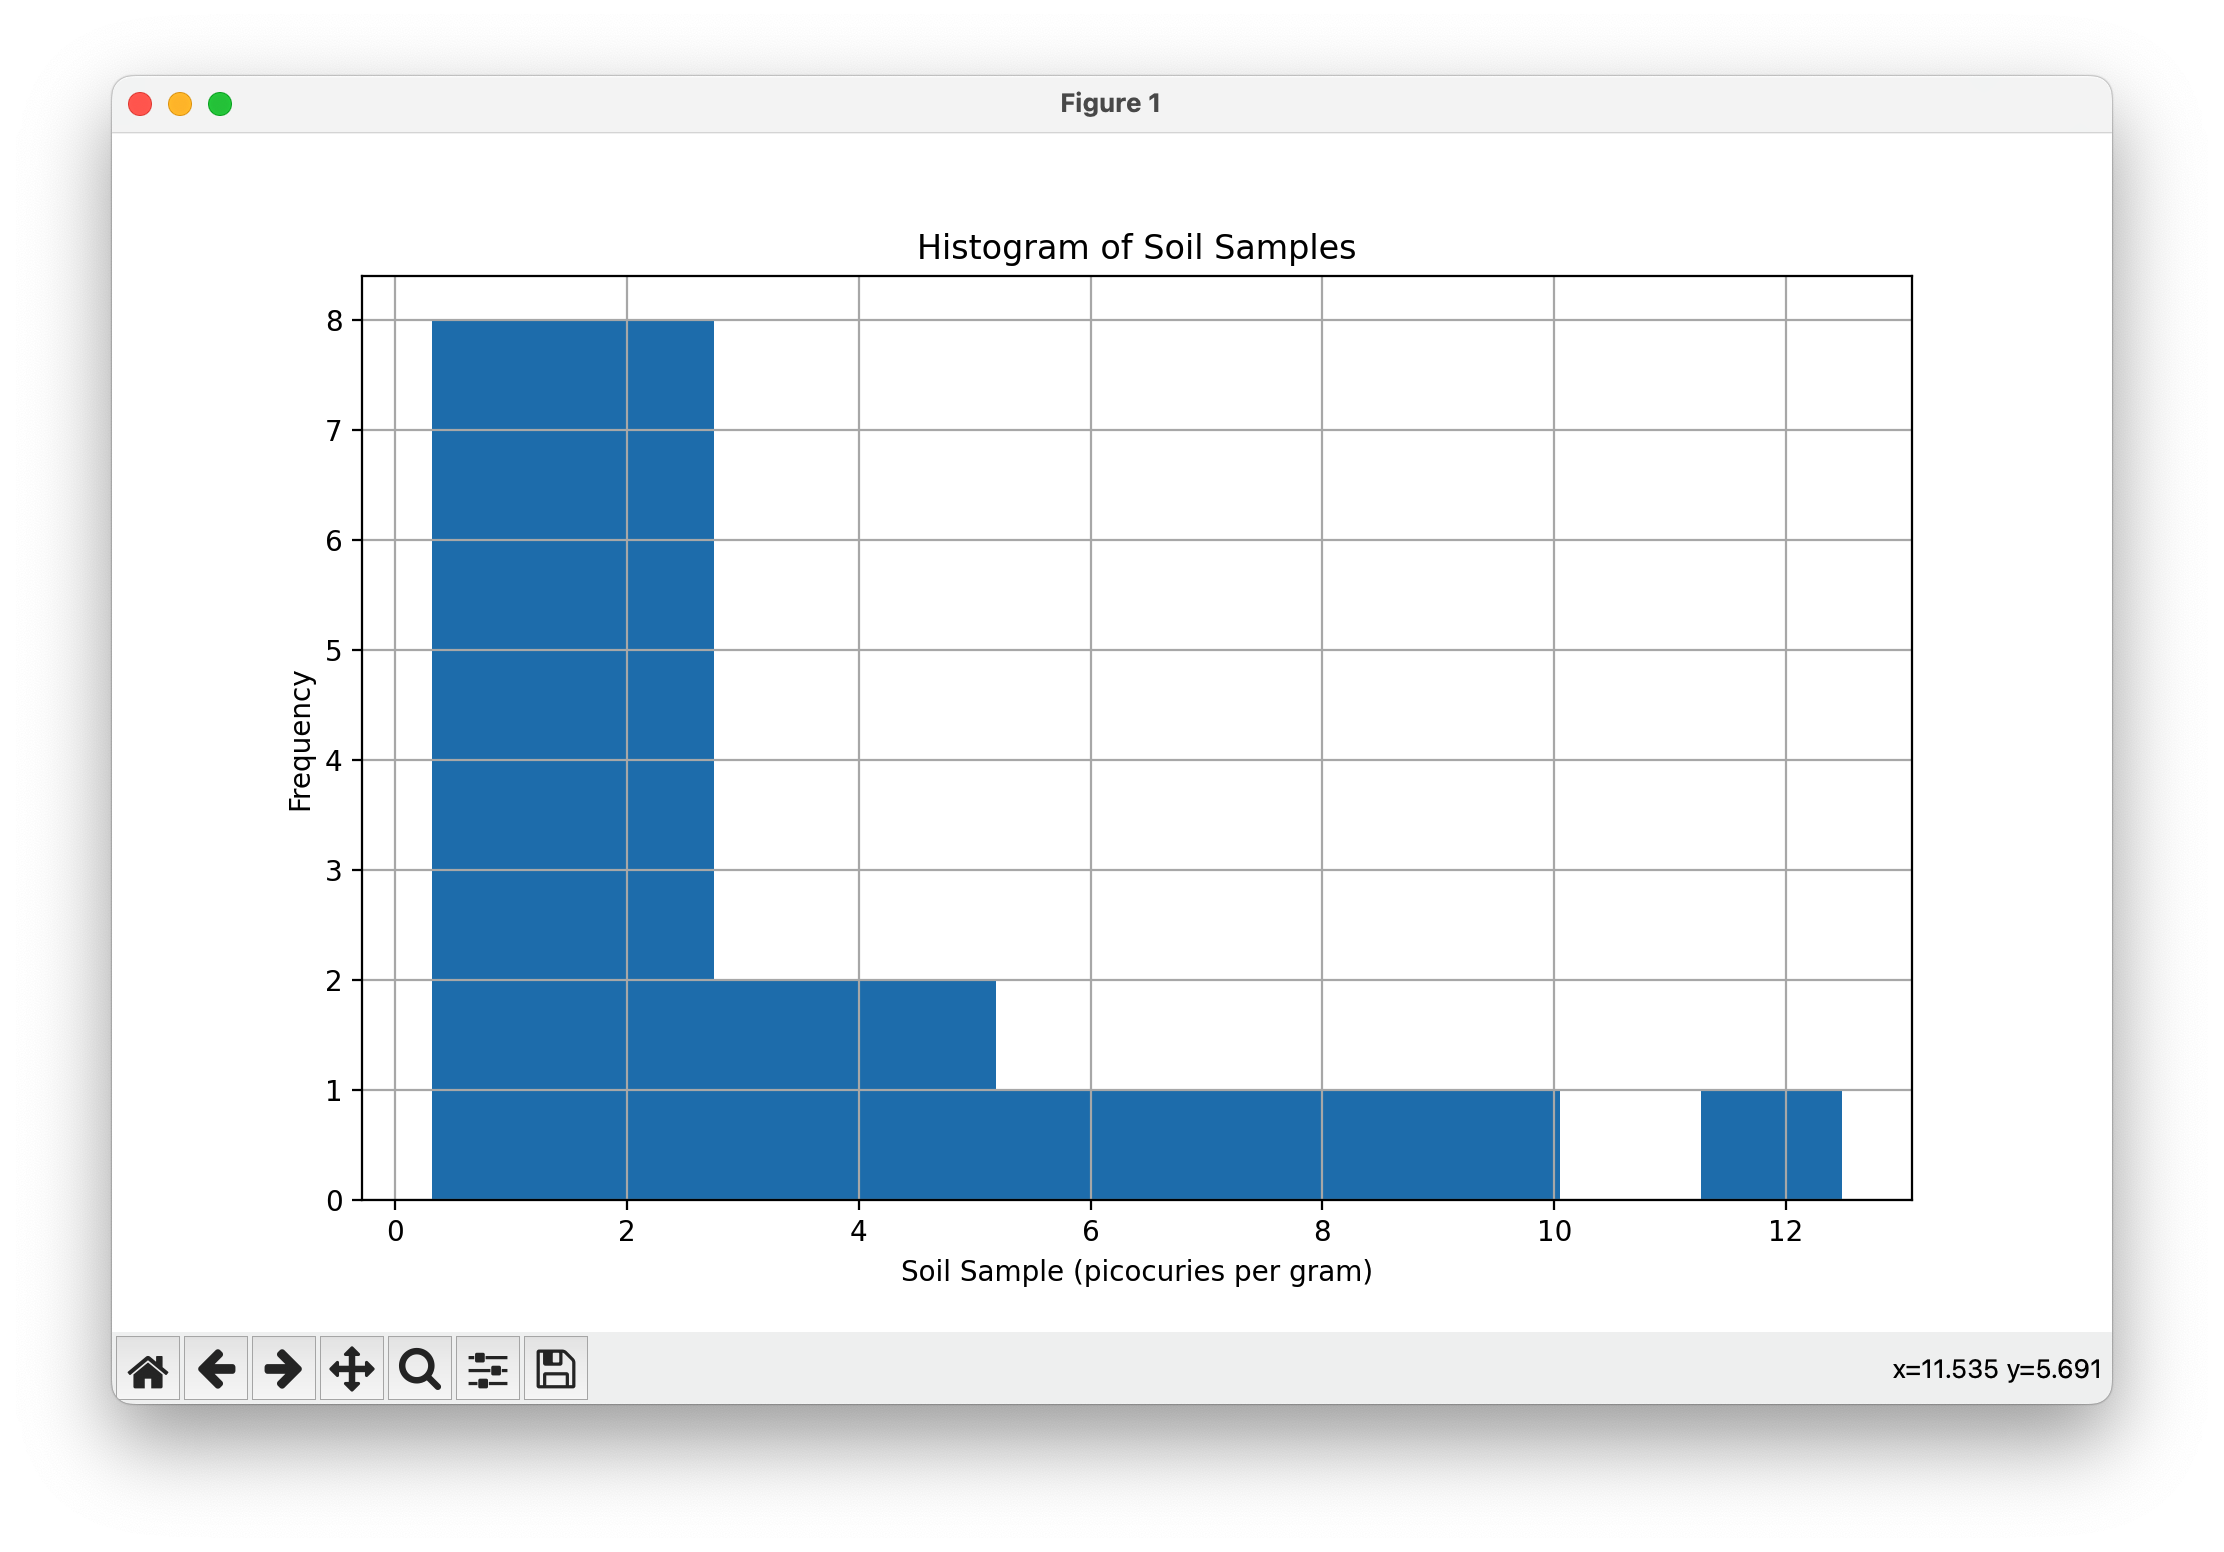

Python code for this plot:
import matplotlib.pyplot as plt

soil_samples = [
    .74, .32, 1.66, 3.59, 4.55, 6.47, 1.90, 
    2.69, .75, 9.99, 1.77, 2.41, 1.96, .70,
    2.42, .54, 3.36, .37,1.09, 8.32, 4.06,
    .76, 2.03, 5.70, 12.48
]

# create histogram
plt.figure(figsize=(10, 6))
plt.hist(soil_samples, bins=10)
plt.title('Histogram of Soil Samples')
plt.xlabel('Soil Sample (picocuries per gram)')
plt.ylabel('Frequency')
plt.grid(True)
plt.show()
